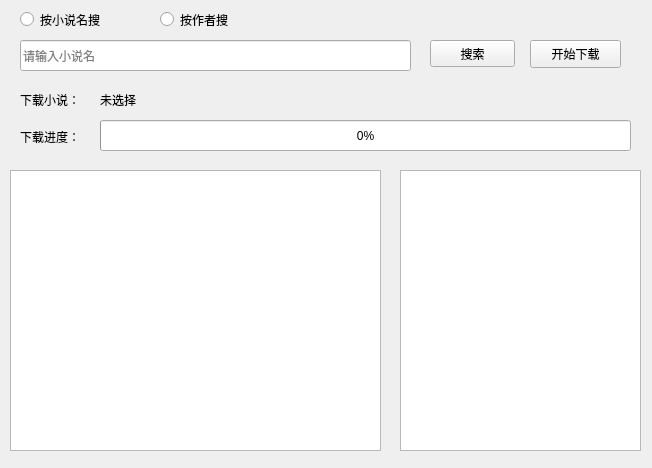
<?xml version="1.0" encoding="UTF-8"?>
<ui version="4.0">
 <class>Form</class>
 <widget class="QWidget" name="Form">
  <property name="enabled">
   <bool>true</bool>
  </property>
  <property name="geometry">
   <rect>
    <x>0</x>
    <y>0</y>
    <width>652</width>
    <height>468</height>
   </rect>
  </property>
  <property name="minimumSize">
   <size>
    <width>652</width>
    <height>468</height>
   </size>
  </property>
  <property name="maximumSize">
   <size>
    <width>652</width>
    <height>468</height>
   </size>
  </property>
  <property name="windowTitle">
   <string>小说下载器</string>
  </property>
  <property name="windowIcon">
   <iconset resource="a.qrc">
    <normaloff>:/pic/python.ico</normaloff>
    <normalon>:/pic/python.ico</normalon>
    <disabledoff>:/pic/python.ico</disabledoff>
    <disabledon>:/pic/python.ico</disabledon>
    <activeoff>:/pic/python.ico</activeoff>
    <activeon>:/pic/python.ico</activeon>
    <selectedoff>:/pic/python.ico</selectedoff>
    <selectedon>:/pic/python.ico</selectedon>:/pic/python.ico</iconset>
  </property>
  <property name="accessibleName">
   <string/>
  </property>
  <widget class="QLabel" name="label">
   <property name="geometry">
    <rect>
     <x>20</x>
     <y>128</y>
     <width>81</width>
     <height>21</height>
    </rect>
   </property>
   <property name="text">
    <string>下载进度：</string>
   </property>
   <property name="alignment">
    <set>Qt::AlignLeading|Qt::AlignLeft|Qt::AlignTop</set>
   </property>
   <property name="wordWrap">
    <bool>true</bool>
   </property>
   <property name="margin">
    <number>1</number>
   </property>
   <property name="indent">
    <number>-1</number>
   </property>
   <property name="openExternalLinks">
    <bool>false</bool>
   </property>
  </widget>
  <widget class="QPushButton" name="pushButton">
   <property name="geometry">
    <rect>
     <x>530</x>
     <y>40</y>
     <width>91</width>
     <height>28</height>
    </rect>
   </property>
   <property name="text">
    <string>开始下载</string>
   </property>
  </widget>
  <widget class="QProgressBar" name="progressBar">
   <property name="geometry">
    <rect>
     <x>100</x>
     <y>120</y>
     <width>531</width>
     <height>31</height>
    </rect>
   </property>
   <property name="value">
    <number>0</number>
   </property>
  </widget>
  <widget class="QLabel" name="label_2">
   <property name="geometry">
    <rect>
     <x>20</x>
     <y>90</y>
     <width>68</width>
     <height>20</height>
    </rect>
   </property>
   <property name="text">
    <string>下载小说：</string>
   </property>
  </widget>
  <widget class="QLabel" name="label_3">
   <property name="geometry">
    <rect>
     <x>100</x>
     <y>90</y>
     <width>421</width>
     <height>20</height>
    </rect>
   </property>
   <property name="text">
    <string>未选择</string>
   </property>
  </widget>
  <widget class="QListWidget" name="listWidget">
   <property name="geometry">
    <rect>
     <x>400</x>
     <y>170</y>
     <width>241</width>
     <height>281</height>
    </rect>
   </property>
  </widget>
  <widget class="QLineEdit" name="lineEdit_2">
   <property name="geometry">
    <rect>
     <x>20</x>
     <y>40</y>
     <width>391</width>
     <height>31</height>
    </rect>
   </property>
   <property name="placeholderText">
    <string>请输入小说名</string>
   </property>
  </widget>
  <widget class="QPushButton" name="pushButton_3">
   <property name="geometry">
    <rect>
     <x>430</x>
     <y>40</y>
     <width>85</width>
     <height>27</height>
    </rect>
   </property>
   <property name="text">
    <string>搜索</string>
   </property>
  </widget>
  <widget class="QListWidget" name="listWidget_2">
   <property name="geometry">
    <rect>
     <x>10</x>
     <y>170</y>
     <width>371</width>
     <height>281</height>
    </rect>
   </property>
  </widget>
  <widget class="QRadioButton" name="radioButton">
   <property name="geometry">
    <rect>
     <x>20</x>
     <y>10</y>
     <width>115</width>
     <height>19</height>
    </rect>
   </property>
   <property name="text">
    <string>按小说名搜</string>
   </property>
  </widget>
  <widget class="QRadioButton" name="radioButton_2">
   <property name="geometry">
    <rect>
     <x>160</x>
     <y>10</y>
     <width>115</width>
     <height>19</height>
    </rect>
   </property>
   <property name="text">
    <string>按作者搜</string>
   </property>
  </widget>
  <widget class="QLabel" name="label_4">
   <property name="geometry">
    <rect>
     <x>480</x>
     <y>10</y>
     <width>151</width>
     <height>21</height>
    </rect>
   </property>
   <property name="text">
    <string/>
   </property>
  </widget>
 </widget>
 <tabstops>
  <tabstop>lineEdit_2</tabstop>
  <tabstop>pushButton_3</tabstop>
  <tabstop>listWidget_2</tabstop>
  <tabstop>pushButton</tabstop>
  <tabstop>listWidget</tabstop>
 </tabstops>
 <resources>
  <include location="a.qrc"/>
 </resources>
 <connections>
  <connection>
   <sender>pushButton</sender>
   <signal>clicked()</signal>
   <receiver>Form</receiver>
   <slot>work()</slot>
   <hints>
    <hint type="sourcelabel">
     <x>570</x>
     <y>53</y>
    </hint>
    <hint type="destinationlabel">
     <x>451</x>
     <y>124</y>
    </hint>
   </hints>
  </connection>
  <connection>
   <sender>pushButton_3</sender>
   <signal>clicked()</signal>
   <receiver>Form</receiver>
   <slot>search()</slot>
   <hints>
    <hint type="sourcelabel">
     <x>451</x>
     <y>26</y>
    </hint>
    <hint type="destinationlabel">
     <x>620</x>
     <y>38</y>
    </hint>
   </hints>
  </connection>
  <connection>
   <sender>radioButton_2</sender>
   <signal>clicked()</signal>
   <receiver>Form</receiver>
   <slot>zz_search()</slot>
   <hints>
    <hint type="sourcelabel">
     <x>199</x>
     <y>14</y>
    </hint>
    <hint type="destinationlabel">
     <x>235</x>
     <y>86</y>
    </hint>
   </hints>
  </connection>
  <connection>
   <sender>radioButton</sender>
   <signal>clicked()</signal>
   <receiver>Form</receiver>
   <slot>xs_search()</slot>
   <hints>
    <hint type="sourcelabel">
     <x>67</x>
     <y>20</y>
    </hint>
    <hint type="destinationlabel">
     <x>120</x>
     <y>75</y>
    </hint>
   </hints>
  </connection>
 </connections>
 <slots>
  <slot>work()</slot>
  <slot>check()</slot>
  <slot>search()</slot>
  <slot>zz_search()</slot>
  <slot>xs_search()</slot>
 </slots>
</ui>
